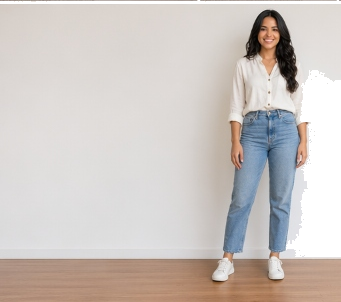
#> input picture images/nessa/studio_front_transparent.png, 341 x 302 px, found by its file name
$ python composite_banners.py
#> lines starting #> are read from the running program, lines starting #| are printed output that depends on the picture
import os
from PIL import Image

images_dir = "/Users/marcosfagner/Downloads/META AI FRAMES/ECOMERCE-MERCADO LIVRE-main/images"
nessa_dir = os.path.join(images_dir, "nessa")
transparent_path = os.path.join(nessa_dir, "studio_front_transparent.png")

# Open transparent Nessa
nessa = Image.open(transparent_path)
#> nessa is the input picture: PIL image 341x302 RGBA; mean R, G, B, A 185.4, 178.2, 174.1, 235.4

banners = ["banner_casa.png", "banner_tech.png", "banner_beleza.png"]

for banner_name in banners:
    banner_path = os.path.join(images_dir, banner_name)
    if not os.path.exists(banner_path):
        print(f"Banner not found: {banner_path}")
        continue

    banner = Image.open(banner_path).convert("RGBA")
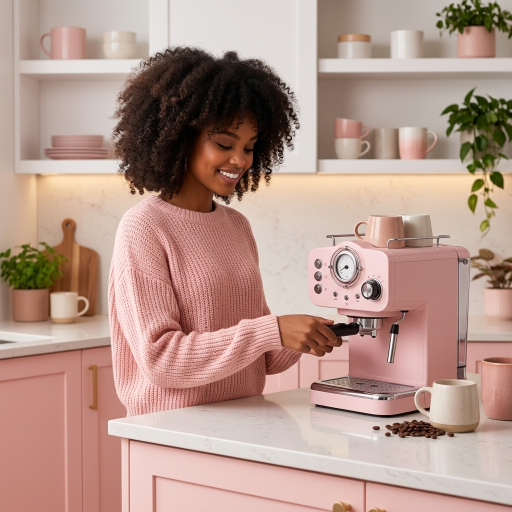
#> input picture images/banner_casa.png, 1024 x 1024 px, found by its file name (shown at 1/2 size)
    b_width, b_height = banner.size
#> b_width = 1024; b_height = 1024
    print(f"Processing banner: {banner_name} ({b_width}x{b_height})")
#| Processing banner: banner_casa.png (1024x1024)

    # Scale Nessa proportionally to fit the banner height
    # Let's make her height about 85% of the banner height
    target_height = int(b_height * 0.85)
#> target_height = 870
    scale_factor = target_height / nessa.height
#> scale_factor = 2.88
    target_width = int(nessa.width * scale_factor)
#> target_width = 982

    nessa_resized = nessa.resize((target_width, target_height), Image.Resampling.LANCZOS)

    # Calculate position: Place her on the right side of the banner
    # Let's align her bottom with the bottom of the banner (y = b_height - target_height)
    # And place her offset from the right edge
    x_pos = b_width - target_width - int(b_width * 0.05) # 5% padding from the right edge
#> x_pos = -9
    y_pos = b_height - target_height
#> y_pos = 154

    # Paste Nessa onto the banner using her alpha channel as a mask
    banner.paste(nessa_resized, (x_pos, y_pos), nessa_resized)
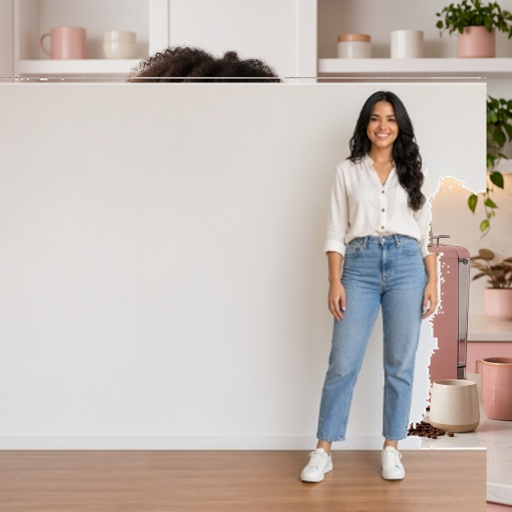
#> banner: PIL image 1024x1024 RGBA (shown at 1/2 size); mean R, G, B, A 195.3, 184.8, 178.6, 254.6; transparent parts drawn white

    # Save the composited banner back as a high-quality PNG
    banner.convert("RGB").save(banner_path, "PNG")
    print(f"Composited banner saved successfully: {banner_name}")
#> pass 2 of the loop `for banner_name in banners:`:
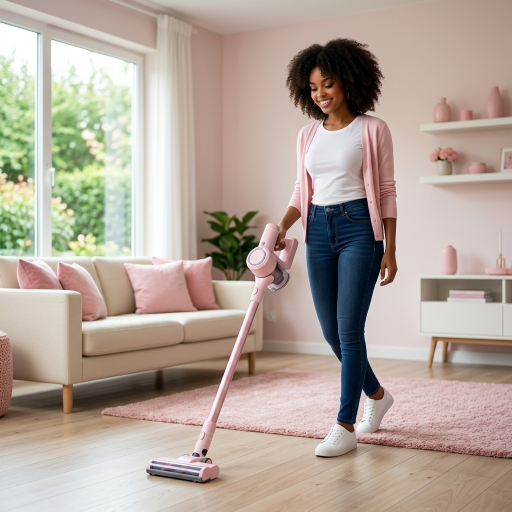
#> input picture images/banner_tech.png, 1024 x 1024 px, found by its file name (shown at 1/2 size)
#| Processing banner: banner_tech.png (1024x1024)
#> `banner.paste(nessa_resized, (x_pos, y_pos), nessa_resized)`:
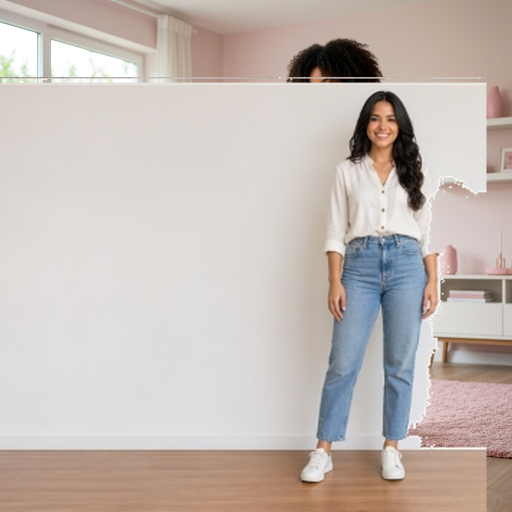
#> banner: PIL image 1024x1024 RGBA (shown at 1/2 size); mean R, G, B, A 196.3, 186.1, 180.5, 254.6; transparent parts drawn white
#> pass 3 of the loop `for banner_name in banners:`:
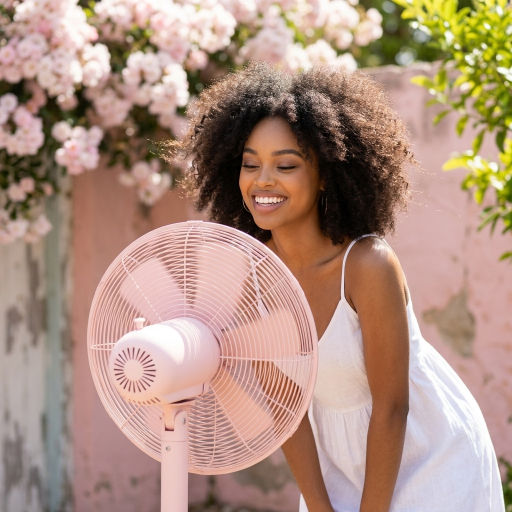
#> input picture images/banner_beleza.png, 1024 x 1024 px, found by its file name (shown at 1/2 size)
#| Processing banner: banner_beleza.png (1024x1024)
#> `banner.paste(nessa_resized, (x_pos, y_pos), nessa_resized)`:
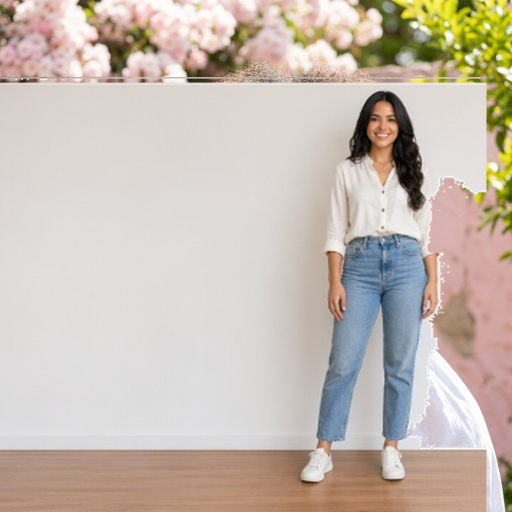
#> banner: PIL image 1024x1024 RGBA (shown at 1/2 size); mean R, G, B, A 199.2, 188.2, 177.8, 254.6; transparent parts drawn white

print("All banners updated with Nessa!")
